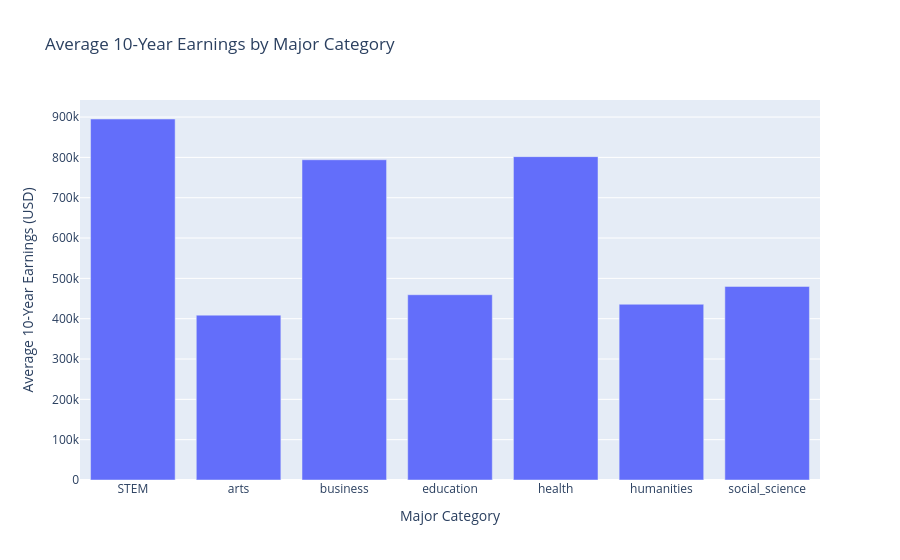

Write notebook code for a chart like this one.
### Markdown cell above
## 13. Create the first static Plotly figure

Build the first figure before placing it in Dash. Give it a descriptive title and human-readable axis and legend labels.

### Code cell
fig1 = px.bar(
    analysis.groupby('major_category', as_index=False)['earnings_10yr_usd'].mean(),
    x='major_category',
    y='earnings_10yr_usd',
    title='Average 10-Year Earnings by Major Category',
    labels={
        'major_category': 'Major Category',
        'earnings_10yr_usd': 'Average 10-Year Earnings (USD)'
    }
)

fig1.show()

### Figure 1 — Plotly figure (JSON) as saved in the notebook; plotly's stock layout.template omitted (floating-point values rounded to 4 significant figures)
{"data": [{"alignmentgroup": "True", "hovertemplate": "Major Category=%{x}<br>Average 10-Year Earnings (USD)=%{y}<extra></extra>", "legendgroup": "", "marker": {"color": "#636efa", "pattern": {"shape": ""}}, "name": "", "offsetgroup": "", "orientation": "v", "showlegend": false, "textposition": "auto", "type": "bar", "x": ["STEM", "arts", "business", "education", "health", "humanities", "social_science"], "xaxis": "x", "y": [895200.0, 408900.0, 794100.0, 459400.0, 801900.0, 435800.0, 480000.0], "yaxis": "y"}], "layout": {"barmode": "relative", "legend": {"tracegroupgap": 0}, "title": {"text": "Average 10-Year Earnings by Major Category"}, "xaxis": {"anchor": "y", "domain": [0, 1], "title": {"text": "Major Category"}}, "yaxis": {"anchor": "x", "domain": [0, 1], "title": {"text": "Average 10-Year Earnings (USD)"}}}}
